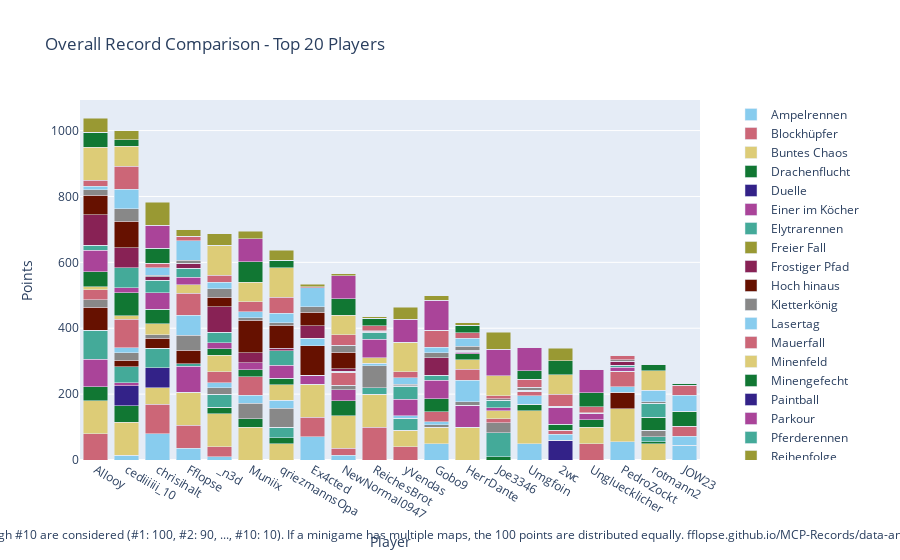

The cell this chart's notebook holds for it:
### Code cell
import plotly.graph_objects as go

# Sum all columns to get the total score
outDf['Total'] = outDf.sum(axis=1)

# Sort by total score and fill N/A values with 0
outDf = outDf.sort_values(by='Total', ascending=False).fillna(0)

# Crop to top 10 players
cropDf = outDf.head(20).copy()

# Drop the 'Total' column for plotting
cropDf = cropDf.drop(columns=['Total'])

# Create a color palette
color_palette = px.colors.qualitative.Safe

# Create the stacked bar plot
fig = go.Figure()

cropDf = remove_duplicate_columns(cropDf)

for column in cropDf.columns.difference(['Player']):
    fig.add_trace(go.Bar(
        x=cropDf.index,
        y=cropDf[column],
        name=column,
        marker_color=color_palette[len(fig.data) % len(color_palette)]
    ))

# Update layout
fig.update_layout(
    barmode='stack',
    title='Overall Record Comparison - Top 20 Players',
    xaxis=dict(title='Player'),
    yaxis=dict(title='Points'),
    #height=800,
    #width=1000,
    legend=dict(
        x=1.05,
        y=0.5,
        traceorder='normal',
        font=dict(size=12),
        bgcolor='rgba(255, 255, 255, 0)',
        bordercolor='rgba(0, 0, 0, 0)'
    ),
    margin=dict(r=200),  # Adjust right margin to make room for the legend
    annotations=[
        dict(
            x=0.5,
            y=-0.235,
            xref='paper',
            yref='paper',
            text='Max 100 points per minigame. Records #1 through #10 are considered (#1: 100, #2: 90, ..., #10: 10). If a minigame has multiple maps, the 100 points are distributed equally. fflopse.github.io/MCP-Records/data-analysis/global-ranking.ipynb',
            showarrow=False,
            font=dict(size=12),
            xanchor='center'
        )
    ]
)

fig.show()

# save the plot as an html file

fig.write_html('out/overall_record_comparison.html')

### Figure 1 — Plotly figure (JSON) as saved in the notebook; plotly's stock layout.template omitted (floating-point values rounded to 4 significant figures)
{"data": [{"marker": {"color": "rgb(136, 204, 238)"}, "name": "Ampelrennen", "type": "bar", "x": ["Allooy", "cediiiiii_10", "chrisihalt", "Fflopse", "_n3d", "Muniix", "qriezmannsOpa", "Ex4cted", "NewNormal0947", "ReichesBrot", "yVendas", "Gobo9", "HerrDante", "Joe3346", "Umgfoin", "2wc", "Ungluecklicher", "PedroZockt", "rotmann2", "JOW23"], "y": [0.0, 15.0, 80.0, 35.0, 10.0, 0.0, 0.0, 70.0, 15.0, 0.0, 0.0, 50.0, 0.0, 0.0, 50.0, 0.0, 0.0, 55.0, 0.0, 45.0]}, {"marker": {"color": "rgb(204, 102, 119)"}, "name": "Blockhüpfer", "type": "bar", "x": ["Allooy", "cediiiiii_10", "chrisihalt", "Fflopse", "_n3d", "Muniix", "qriezmannsOpa", "Ex4cted", "NewNormal0947", "ReichesBrot", "yVendas", "Gobo9", "HerrDante", "Joe3346", "Umgfoin", "2wc", "Ungluecklicher", "PedroZockt", "rotmann2", "JOW23"], "y": [80.0, 0.0, 90.0, 70.0, 30.0, 0.0, 0.0, 60.0, 20.0, 100.0, 40.0, 0.0, 0.0, 0.0, 0.0, 0.0, 50.0, 0.0, 0.0, 0.0]}, {"marker": {"color": "rgb(221, 204, 119)"}, "name": "Buntes Chaos", "type": "bar", "x": ["Allooy", "cediiiiii_10", "chrisihalt", "Fflopse", "_n3d", "Muniix", "qriezmannsOpa", "Ex4cted", "NewNormal0947", "ReichesBrot", "yVendas", "Gobo9", "HerrDante", "Joe3346", "Umgfoin", "2wc", "Ungluecklicher", "PedroZockt", "rotmann2", "JOW23"], "y": [100.0, 100.0, 50.0, 100.0, 100.0, 100.0, 50.0, 100.0, 100.0, 100.0, 50.0, 50.0, 100.0, 0.0, 100.0, 0.0, 50.0, 100.0, 50.0, 0.0]}, {"marker": {"color": "rgb(17, 119, 51)"}, "name": "Drachenflucht", "type": "bar", "x": ["Allooy", "cediiiiii_10", "chrisihalt", "Fflopse", "_n3d", "Muniix", "qriezmannsOpa", "Ex4cted", "NewNormal0947", "ReichesBrot", "yVendas", "Gobo9", "HerrDante", "Joe3346", "Umgfoin", "2wc", "Ungluecklicher", "PedroZockt", "rotmann2", "JOW23"], "y": [42.5, 50.0, 0.0, 0.0, 20.0, 25.0, 17.5, 0.0, 45.0, 0.0, 0.0, 0.0, 0.0, 10.0, 20.0, 0.0, 22.5, 0.0, 5.0, 0.0]}, {"marker": {"color": "rgb(51, 34, 136)"}, "name": "Duelle", "type": "bar", "x": ["Allooy", "cediiiiii_10", "chrisihalt", "Fflopse", "_n3d", "Muniix", "qriezmannsOpa", "Ex4cted", "NewNormal0947", "ReichesBrot", "yVendas", "Gobo9", "HerrDante", "Joe3346", "Umgfoin", "2wc", "Ungluecklicher", "PedroZockt", "rotmann2", "JOW23"], "y": [0.0, 60.0, 60.0, 0.0, 0.0, 0.0, 0.0, 0.0, 0.0, 0.0, 0.0, 0.0, 0.0, 0.0, 0.0, 60.0, 0.0, 0.0, 0.0, 0.0]}, {"marker": {"color": "rgb(170, 68, 153)"}, "name": "Einer im Köcher", "type": "bar", "x": ["Allooy", "cediiiiii_10", "chrisihalt", "Fflopse", "_n3d", "Muniix", "qriezmannsOpa", "Ex4cted", "NewNormal0947", "ReichesBrot", "yVendas", "Gobo9", "HerrDante", "Joe3346", "Umgfoin", "2wc", "Ungluecklicher", "PedroZockt", "rotmann2", "JOW23"], "y": [83.33, 10.0, 0.0, 80.0, 0.0, 0.0, 0.0, 26.67, 33.33, 0.0, 0.0, 0.0, 66.67, 0.0, 0.0, 0.0, 20.0, 0.0, 0.0, 0.0]}, {"marker": {"color": "rgb(68, 170, 153)"}, "name": "Elytrarennen", "type": "bar", "x": ["Allooy", "cediiiiii_10", "chrisihalt", "Fflopse", "_n3d", "Muniix", "qriezmannsOpa", "Ex4cted", "NewNormal0947", "ReichesBrot", "yVendas", "Gobo9", "HerrDante", "Joe3346", "Umgfoin", "2wc", "Ungluecklicher", "PedroZockt", "rotmann2", "JOW23"], "y": [87.5, 47.5, 60.0, 7.5, 40.0, 0.0, 32.5, 0.0, 0.0, 20.0, 37.5, 0.0, 0.0, 72.5, 0.0, 0.0, 0.0, 0.0, 15.0, 0.0]}, {"marker": {"color": "rgb(153, 153, 51)"}, "name": "Freier Fall", "type": "bar", "x": ["Allooy", "cediiiiii_10", "chrisihalt", "Fflopse", "_n3d", "Muniix", "qriezmannsOpa", "Ex4cted", "NewNormal0947", "ReichesBrot", "yVendas", "Gobo9", "HerrDante", "Joe3346", "Umgfoin", "2wc", "Ungluecklicher", "PedroZockt", "rotmann2", "JOW23"], "y": [0.0, 0.0, 0.0, 0.0, 0.0, 0.0, 0.0, 0.0, 0.0, 0.0, 0.0, 0.0, 0.0, 0.0, 0.0, 0.0, 0.0, 0.0, 0.0, 0.0]}, {"marker": {"color": "rgb(136, 34, 85)"}, "name": "Frostiger Pfad", "type": "bar", "x": ["Allooy", "cediiiiii_10", "chrisihalt", "Fflopse", "_n3d", "Muniix", "qriezmannsOpa", "Ex4cted", "NewNormal0947", "ReichesBrot", "yVendas", "Gobo9", "HerrDante", "Joe3346", "Umgfoin", "2wc", "Ungluecklicher", "PedroZockt", "rotmann2", "JOW23"], "y": [0.0, 0.0, 0.0, 0.0, 0.0, 0.0, 0.0, 0.0, 0.0, 0.0, 0.0, 0.0, 0.0, 0.0, 0.0, 0.0, 0.0, 0.0, 0.0, 0.0]}, {"marker": {"color": "rgb(102, 17, 0)"}, "name": "Hoch hinaus", "type": "bar", "x": ["Allooy", "cediiiiii_10", "chrisihalt", "Fflopse", "_n3d", "Muniix", "qriezmannsOpa", "Ex4cted", "NewNormal0947", "ReichesBrot", "yVendas", "Gobo9", "HerrDante", "Joe3346", "Umgfoin", "2wc", "Ungluecklicher", "PedroZockt", "rotmann2", "JOW23"], "y": [70.0, 20.0, 30.0, 40.0, 0.0, 0.0, 0.0, 90.0, 0.0, 0.0, 0.0, 0.0, 0.0, 0.0, 0.0, 0.0, 0.0, 50.0, 0.0, 0.0]}, {"marker": {"color": "rgb(136, 136, 136)"}, "name": "Kletterkönig", "type": "bar", "x": ["Allooy", "cediiiiii_10", "chrisihalt", "Fflopse", "_n3d", "Muniix", "qriezmannsOpa", "Ex4cted", "NewNormal0947", "ReichesBrot", "yVendas", "Gobo9", "HerrDante", "Joe3346", "Umgfoin", "2wc", "Ungluecklicher", "PedroZockt", "rotmann2", "JOW23"], "y": [23.33, 23.33, 10.0, 46.67, 20.0, 46.67, 56.67, 0.0, 13.33, 66.67, 0.0, 6.667, 10.0, 30.0, 0.0, 0.0, 0.0, 0.0, 20.0, 0.0]}, {"marker": {"color": "rgb(136, 204, 238)"}, "name": "Lasertag", "type": "bar", "x": ["Allooy", "cediiiiii_10", "chrisihalt", "Fflopse", "_n3d", "Muniix", "qriezmannsOpa", "Ex4cted", "NewNormal0947", "ReichesBrot", "yVendas", "Gobo9", "HerrDante", "Joe3346", "Umgfoin", "2wc", "Ungluecklicher", "PedroZockt", "rotmann2", "JOW23"], "y": [0.0, 15.0, 0.0, 60.0, 15.0, 25.0, 25.0, 22.5, 0.0, 7.5, 7.5, 10.0, 65.0, 0.0, 25.0, 17.5, 0.0, 17.5, 0.0, 27.5]}, {"marker": {"color": "rgb(204, 102, 119)"}, "name": "Mauerfall", "type": "bar", "x": ["Allooy", "cediiiiii_10", "chrisihalt", "Fflopse", "_n3d", "Muniix", "qriezmannsOpa", "Ex4cted", "NewNormal0947", "ReichesBrot", "yVendas", "Gobo9", "HerrDante", "Joe3346", "Umgfoin", "2wc", "Ungluecklicher", "PedroZockt", "rotmann2", "JOW23"], "y": [30.0, 86.67, 0.0, 66.67, 33.33, 56.67, 0.0, 0.0, 40.0, 0.0, 0.0, 30.0, 33.33, 13.33, 13.33, 13.33, 0.0, 46.67, 0.0, 30.0]}, {"marker": {"color": "rgb(221, 204, 119)"}, "name": "Minenfeld", "type": "bar", "x": ["Allooy", "cediiiiii_10", "chrisihalt", "Fflopse", "_n3d", "Muniix", "qriezmannsOpa", "Ex4cted", "NewNormal0947", "ReichesBrot", "yVendas", "Gobo9", "HerrDante", "Joe3346", "Umgfoin", "2wc", "Ungluecklicher", "PedroZockt", "rotmann2", "JOW23"], "y": [10.0, 10.0, 33.33, 26.67, 50.0, 0.0, 46.67, 0.0, 0.0, 16.67, 0.0, 0.0, 30.0, 23.33, 0.0, 0.0, 0.0, 0.0, 0.0, 0.0]}, {"marker": {"color": "rgb(17, 119, 51)"}, "name": "Minengefecht", "type": "bar", "x": ["Allooy", "cediiiiii_10", "chrisihalt", "Fflopse", "_n3d", "Muniix", "qriezmannsOpa", "Ex4cted", "NewNormal0947", "ReichesBrot", "yVendas", "Gobo9", "HerrDante", "Joe3346", "Umgfoin", "2wc", "Ungluecklicher", "PedroZockt", "rotmann2", "JOW23"], "y": [45.0, 70.0, 45.0, 0.0, 20.0, 20.0, 20.0, 0.0, 0.0, 0.0, 0.0, 40.0, 17.5, 0.0, 0.0, 17.5, 0.0, 0.0, 40.0, 45.0]}, {"marker": {"color": "rgb(51, 34, 136)"}, "name": "Paintball", "type": "bar", "x": ["Allooy", "cediiiiii_10", "chrisihalt", "Fflopse", "_n3d", "Muniix", "qriezmannsOpa", "Ex4cted", "NewNormal0947", "ReichesBrot", "yVendas", "Gobo9", "HerrDante", "Joe3346", "Umgfoin", "2wc", "Ungluecklicher", "PedroZockt", "rotmann2", "JOW23"], "y": [0.0, 0.0, 0.0, 0.0, 0.0, 0.0, 0.0, 0.0, 0.0, 0.0, 0.0, 0.0, 0.0, 0.0, 0.0, 0.0, 0.0, 0.0, 0.0, 0.0]}, {"marker": {"color": "rgb(170, 68, 153)"}, "name": "Parkour", "type": "bar", "x": ["Allooy", "cediiiiii_10", "chrisihalt", "Fflopse", "_n3d", "Muniix", "qriezmannsOpa", "Ex4cted", "NewNormal0947", "ReichesBrot", "yVendas", "Gobo9", "HerrDante", "Joe3346", "Umgfoin", "2wc", "Ungluecklicher", "PedroZockt", "rotmann2", "JOW23"], "y": [65.0, 15.0, 50.0, 22.5, 17.5, 22.5, 40.0, 0.0, 0.0, 55.0, 50.0, 55.0, 5.0, 10.0, 0.0, 52.5, 0.0, 12.5, 0.0, 0.0]}, {"marker": {"color": "rgb(68, 170, 153)"}, "name": "Pferderennen", "type": "bar", "x": ["Allooy", "cediiiiii_10", "chrisihalt", "Fflopse", "_n3d", "Muniix", "qriezmannsOpa", "Ex4cted", "NewNormal0947", "ReichesBrot", "yVendas", "Gobo9", "HerrDante", "Joe3346", "Umgfoin", "2wc", "Ungluecklicher", "PedroZockt", "rotmann2", "JOW23"], "y": [15.0, 61.67, 36.67, 26.67, 31.67, 0.0, 43.33, 0.0, 3.333, 21.67, 38.33, 15.0, 3.333, 21.67, 3.333, 0.0, 0.0, 6.667, 41.67, 0.0]}, {"marker": {"color": "rgb(153, 153, 51)"}, "name": "Reihenfolge", "type": "bar", "x": ["Allooy", "cediiiiii_10", "chrisihalt", "Fflopse", "_n3d", "Muniix", "qriezmannsOpa", "Ex4cted", "NewNormal0947", "ReichesBrot", "yVendas", "Gobo9", "HerrDante", "Joe3346", "Umgfoin", "2wc", "Ungluecklicher", "PedroZockt", "rotmann2", "JOW23"], "y": [0.0, 0.0, 0.0, 0.0, 0.0, 0.0, 0.0, 0.0, 0.0, 0.0, 0.0, 0.0, 0.0, 0.0, 0.0, 0.0, 0.0, 0.0, 0.0, 0.0]}, {"marker": {"color": "rgb(136, 34, 85)"}, "name": "Replika", "type": "bar", "x": ["Allooy", "cediiiiii_10", "chrisihalt", "Fflopse", "_n3d", "Muniix", "qriezmannsOpa", "Ex4cted", "NewNormal0947", "ReichesBrot", "yVendas", "Gobo9", "HerrDante", "Joe3346", "Umgfoin", "2wc", "Ungluecklicher", "PedroZockt", "rotmann2", "JOW23"], "y": [92.2, 59.92, 11.86, 15.25, 77.03, 29.07, 8.051, 38.98, 7.034, 3.051, 1.949, 53.73, 2.797, 0.4237, 0.0, 1.949, 0.1695, 11.02, 0.5085, 0.5085]}, {"marker": {"color": "rgb(102, 17, 0)"}, "name": "Runterpurzeln", "type": "bar", "x": ["Allooy", "cediiiiii_10", "chrisihalt", "Fflopse", "_n3d", "Muniix", "qriezmannsOpa", "Ex4cted", "NewNormal0947", "ReichesBrot", "yVendas", "Gobo9", "HerrDante", "Joe3346", "Umgfoin", "2wc", "Ungluecklicher", "PedroZockt", "rotmann2", "JOW23"], "y": [60.0, 80.0, 0.0, 0.0, 30.0, 100.0, 70.0, 40.0, 50.0, 0.0, 0.0, 0.0, 0.0, 0.0, 0.0, 0.0, 0.0, 0.0, 0.0, 0.0]}, {"marker": {"color": "rgb(136, 136, 136)"}, "name": "Sammelwahn", "type": "bar", "x": ["Allooy", "cediiiiii_10", "chrisihalt", "Fflopse", "_n3d", "Muniix", "qriezmannsOpa", "Ex4cted", "NewNormal0947", "ReichesBrot", "yVendas", "Gobo9", "HerrDante", "Joe3346", "Umgfoin", "2wc", "Ungluecklicher", "PedroZockt", "rotmann2", "JOW23"], "y": [16.98, 38.14, 4.419, 8.837, 25.35, 7.442, 6.279, 16.74, 21.16, 2.093, 4.186, 14.65, 11.4, 4.419, 8.605, 0.0, 0.9302, 4.651, 3.953, 0.4651]}, {"marker": {"color": "rgb(136, 204, 238)"}, "name": "Schießstand", "type": "bar", "x": ["Allooy", "cediiiiii_10", "chrisihalt", "Fflopse", "_n3d", "Muniix", "qriezmannsOpa", "Ex4cted", "NewNormal0947", "ReichesBrot", "yVendas", "Gobo9", "HerrDante", "Joe3346", "Umgfoin", "2wc", "Ungluecklicher", "PedroZockt", "rotmann2", "JOW23"], "y": [10.0, 60.0, 22.5, 60.0, 20.0, 17.5, 30.0, 57.5, 0.0, 0.0, 20.0, 17.5, 25.0, 0.0, 0.0, 0.0, 0.0, 0.0, 35.0, 47.5]}, {"marker": {"color": "rgb(204, 102, 119)"}, "name": "Skywars", "type": "bar", "x": ["Allooy", "cediiiiii_10", "chrisihalt", "Fflopse", "_n3d", "Muniix", "qriezmannsOpa", "Ex4cted", "NewNormal0947", "ReichesBrot", "yVendas", "Gobo9", "HerrDante", "Joe3346", "Umgfoin", "2wc", "Ungluecklicher", "PedroZockt", "rotmann2", "JOW23"], "y": [18.33, 70.0, 13.33, 13.33, 21.67, 30.0, 48.33, 3.333, 31.67, 15.0, 18.33, 51.67, 16.67, 10.0, 25.0, 36.67, 18.33, 13.33, 0.0, 31.67]}, {"marker": {"color": "rgb(221, 204, 119)"}, "name": "Spleef", "type": "bar", "x": ["Allooy", "cediiiiii_10", "chrisihalt", "Fflopse", "_n3d", "Muniix", "qriezmannsOpa", "Ex4cted", "NewNormal0947", "ReichesBrot", "yVendas", "Gobo9", "HerrDante", "Joe3346", "Umgfoin", "2wc", "Ungluecklicher", "PedroZockt", "rotmann2", "JOW23"], "y": [100.0, 60.0, 0.0, 0.0, 90.0, 60.0, 90.0, 0.0, 60.0, 0.0, 90.0, 0.0, 0.0, 60.0, 0.0, 60.0, 0.0, 0.0, 60.0, 0.0]}, {"marker": {"color": "rgb(17, 119, 51)"}, "name": "Survivalgames", "type": "bar", "x": ["Allooy", "cediiiiii_10", "chrisihalt", "Fflopse", "_n3d", "Muniix", "qriezmannsOpa", "Ex4cted", "NewNormal0947", "ReichesBrot", "yVendas", "Gobo9", "HerrDante", "Joe3346", "Umgfoin", "2wc", "Ungluecklicher", "PedroZockt", "rotmann2", "JOW23"], "y": [45.0, 20.0, 45.0, 0.0, 0.0, 62.5, 22.5, 0.0, 50.0, 22.5, 0.0, 0.0, 22.5, 0.0, 25.0, 42.5, 42.5, 0.0, 20.0, 5.0]}, {"marker": {"color": "rgb(51, 34, 136)"}, "name": "Todeswürfel", "type": "bar", "x": ["Allooy", "cediiiiii_10", "chrisihalt", "Fflopse", "_n3d", "Muniix", "qriezmannsOpa", "Ex4cted", "NewNormal0947", "ReichesBrot", "yVendas", "Gobo9", "HerrDante", "Joe3346", "Umgfoin", "2wc", "Ungluecklicher", "PedroZockt", "rotmann2", "JOW23"], "y": [0.0, 0.0, 0.0, 0.0, 0.0, 0.0, 0.0, 0.0, 0.0, 0.0, 0.0, 0.0, 0.0, 0.0, 0.0, 0.0, 0.0, 0.0, 0.0, 0.0]}, {"marker": {"color": "rgb(170, 68, 153)"}, "name": "Turmroulette", "type": "bar", "x": ["Allooy", "cediiiiii_10", "chrisihalt", "Fflopse", "_n3d", "Muniix", "qriezmannsOpa", "Ex4cted", "NewNormal0947", "ReichesBrot", "yVendas", "Gobo9", "HerrDante", "Joe3346", "Umgfoin", "2wc", "Ungluecklicher", "PedroZockt", "rotmann2", "JOW23"], "y": [0.0, 0.0, 70.0, 0.0, 0.0, 70.0, 0.0, 0.0, 70.0, 0.0, 70.0, 90.0, 0.0, 80.0, 70.0, 0.0, 70.0, 0.0, 0.0, 0.0]}, {"marker": {"color": "rgb(68, 170, 153)"}, "name": "Waffenfolge", "type": "bar", "x": ["Allooy", "cediiiiii_10", "chrisihalt", "Fflopse", "_n3d", "Muniix", "qriezmannsOpa", "Ex4cted", "NewNormal0947", "ReichesBrot", "yVendas", "Gobo9", "HerrDante", "Joe3346", "Umgfoin", "2wc", "Ungluecklicher", "PedroZockt", "rotmann2", "JOW23"], "y": [0.0, 0.0, 0.0, 0.0, 0.0, 0.0, 0.0, 0.0, 0.0, 0.0, 0.0, 0.0, 0.0, 0.0, 0.0, 0.0, 0.0, 0.0, 0.0, 0.0]}, {"marker": {"color": "rgb(153, 153, 51)"}, "name": "Wettrennen", "type": "bar", "x": ["Allooy", "cediiiiii_10", "chrisihalt", "Fflopse", "_n3d", "Muniix", "qriezmannsOpa", "Ex4cted", "NewNormal0947", "ReichesBrot", "yVendas", "Gobo9", "HerrDante", "Joe3346", "Umgfoin", "2wc", "Ungluecklicher", "PedroZockt", "rotmann2", "JOW23"], "y": [44.0, 28.0, 70.0, 20.0, 36.0, 22.0, 30.0, 8.0, 6.0, 4.0, 36.0, 14.0, 8.0, 52.0, 0.0, 38.0, 0.0, 0.0, 0.0, 0.0]}], "layout": {"annotations": [{"font": {"size": 12}, "showarrow": false, "text": "Max 100 points per minigame. Records #1 through #10 are considered (#1: 100, #2: 90, ..., #10: 10). If a minigame has multiple maps, the 100 points are distributed equally. fflopse.github.io/MCP-Records/data-analysis/global-ranking.ipynb", "x": 0.5, "xanchor": "center", "xref": "paper", "y": -0.235, "yref": "paper"}], "barmode": "stack", "legend": {"bgcolor": "rgba(255, 255, 255, 0)", "bordercolor": "rgba(0, 0, 0, 0)", "font": {"size": 12}, "traceorder": "normal", "x": 1.05, "y": 0.5}, "margin": {"r": 200}, "title": {"text": "Overall Record Comparison - Top 20 Players"}, "xaxis": {"title": {"text": "Player"}}, "yaxis": {"title": {"text": "Points"}}}}
